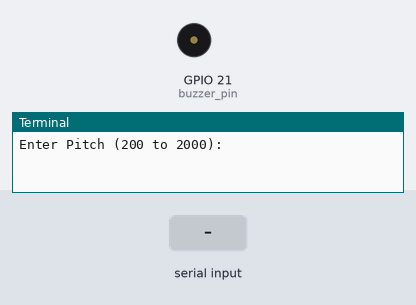
A program run on a simulated Raspberry Pi (BCM pin numbers). Parts: buzzer (waves = sounding, pin HIGH), the last lines printed to the terminal. Inputs (shaded band) come from the test bench.

Above: at 1.2 s.
1.3 s: "5" typed at the terminal
2.8 s: "90" typed at the terminal
At 3.05 s:
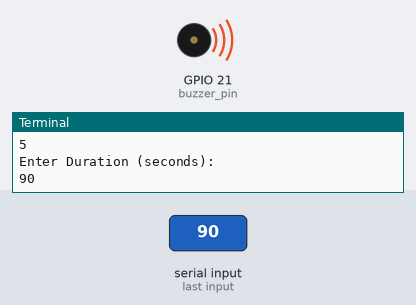
Timing chart, 0 to 11.8 s (numbered marks = the images above; inputs shaded):
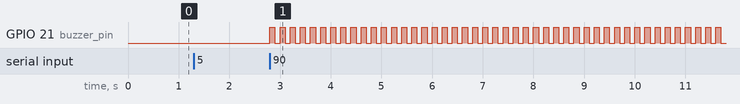

Measured:
- after the input at 2.8 s, GPIO 21 (buzzer_pin): alternates HIGH for 0.10 s and LOW for 0.10 s, starting at once

The program:

buzzer.py
```python
import RPi.GPIO as GPIO
import time

buzzer_pin = 21
GPIO.setmode(GPIO.BCM)
GPIO.setup(buzzer_pin, GPIO.OUT)

def buzz(pitch, duration):
	period = 1.0 / pitch
	delay = period / 2
	cycles = int(duration * pitch)
	for i in range(cycles):
		GPIO.output(buzzer_pin, True)
		time.sleep(delay)
		GPIO.output(buzzer_pin, False)
		time.sleep(delay)


while True:
        pitch_s = raw_input("Enter Pitch (200 to 2000): ")
        pitch = float(pitch_s)
        duration_s = raw_input("Enter Duration (seconds): ")
        duration = float(duration_s)
        buzz(pitch, duration)
```
